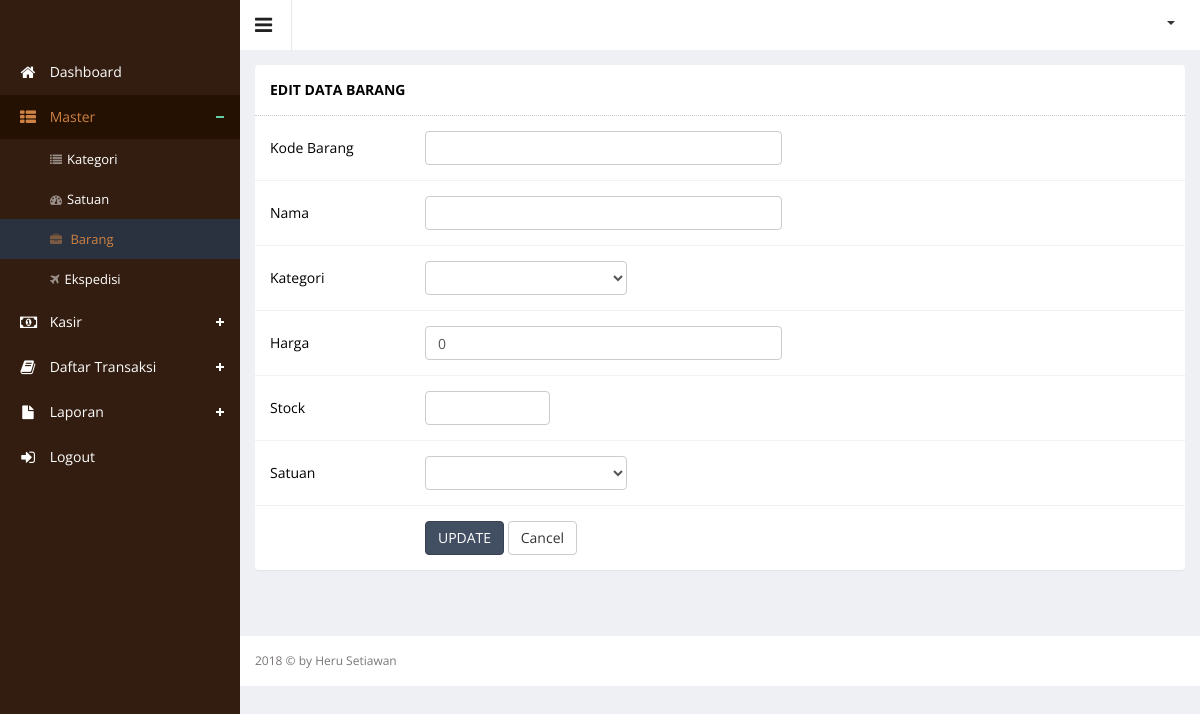
The app's page /index.php?hal=master/barang/edit&id=5 (signed in), older data.
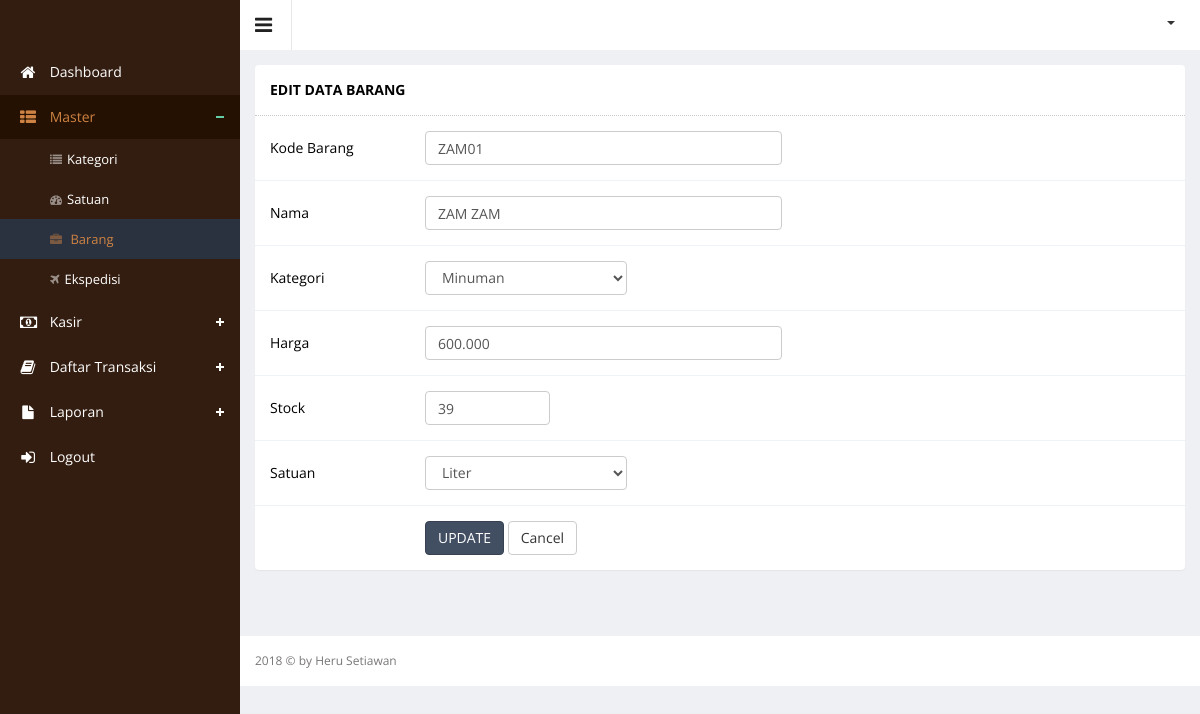
The same page, newer data.
### tables this page shows
CREATE TABLE `barang` (
  `id` int(11) NOT NULL,
  `kdbrg` varchar(50) NOT NULL,
  `nmbrg` varchar(100) NOT NULL,
  `harga` int(11) NOT NULL,
  `stock` int(11) NOT NULL,
  `tanggal` datetime NOT NULL,
  `category_id` int(11) NOT NULL,
  `id_satuan` int(11) NOT NULL
);

CREATE TABLE `category` (
  `category_id` int(11) NOT NULL,
  `category_name` varchar(250) DEFAULT NULL,
  `category_status` enum('Y','N') DEFAULT NULL
);

CREATE TABLE `satuan` (
  `id_satuan` int(5) NOT NULL,
  `nmsatuan` varchar(50) NOT NULL
);

### master/barang/edit.php (the view, shortened to what the changed rows need)
<?php
$id = $_GET['id'];
$queryRowProduct = $connect->query("SELECT barang.id, barang.kdbrg, barang.nmbrg, barang.harga, barang.stock, category.category_id, category.category_name, satuan.id_satuan, satuan.nmsatuan
                             FROM barang
                             JOIN category ON barang.category_id = category.category_id
                             JOIN satuan ON barang.id_satuan = satuan.id_satuan
                             where id = '".$id."'");
$rowProduct = mysqli_fetch_array($queryRowProduct);
 ?>
        <div class="wrapper">
            <div class="row">
                <div class="col-lg-12">
                    <section class="panel">
                        <header class="panel-heading">
                           EDIT DATA BARANG
                        </header>
                        <div class="panel-body">
                            <div class=" form">
                                <form class="cmxform form-horizontal adminex-form" id="commentForm" method="POST" enctype="multipart/form-data"  action="">
                                    <div class="form-group ">
                                        <label for="kode_barang" class="control-label col-lg-2" style="text-align: left;">Kode Barang</label>
                                        <div class="col-lg-5">
                                            <input class=" form-control" id="kode_barang" name="kode_barang" minlength="2" type="text" value="<?php echo $rowProduct['kdbrg']  ?>" required/>
                                        </div>
                                    </div>
                                    <div class="form-group ">
                                        <label for="cname" class="control-label col-lg-2" style="text-align: left;">Nama</label>
                                        <div class="col-lg-5">
                                            <input class=" form-control" id="cname" name="product_name" minlength="2" type="text" value="<?php echo $rowProduct['nmbrg']  ?>" required/>
                                        </div>
                                    </div>
                                     <div class="form-group ">
                                        <label for="cemail" class="control-label col-lg-2" style="text-align: left;">Kategori</label>
                                        <div class="col-lg-3">
                                            <select name="product_category" class="form-control " required>
                                                <option value="<?=$rowProduct['category_id']?>"><?=$rowProduct['category_name']?></option>
                                            <?php
                                              $queryCategory = $connect->query("SELECT * FROM category WHERE category_status = 'Y' ORDER BY  category_id DESC");
                                              while ($rowCategory  = mysqli_fetch_array($queryCategory)) {
                                                ?>
                                                 <option value="<?php echo $rowCategory['category_id']; ?>"><?php echo $rowCategory['category_name'] ?></option>
                                            <?php
                                            } ?>
                                            </select>
                                        </div>
                                    </div>
                                    <div class="form-group ">
                                        <label for="cemail" class="control-label col-lg-2" style="text-align: left;">Harga </label>
                                        <div class="col-lg-5">
                                            <input class="form-control " id="tanpa-rupiah" type="text" name="product_price" value="<?php echo number_format($rowProduct['harga'], 0, ',', '.');  ?>" required />
                                        </div>
                                    </div>
                                    <div class="form-group ">
                                        <label for="curl" class="control-label col-lg-2" style="text-align: left;">Stock</label>
                                        <div class="col-lg-2">
                                            <input class="form-control " id="tanpa-rupiah" type="text" name="product_stock" value="<?php echo $rowProduct['stock']; ?>" />
                                        </div>
                                    </div>
                                     <div class="form-group ">
                                        <label for="cemail" class="control-label col-lg-2" style="text-align: left;">Satuan</label>
                                        <div class="col-lg-3">
                                            <select name="satuan" class="form-control " >
                                                <option value="<?=$rowProduct['id_satuan']?>"><?=$rowProduct['nmsatuan']?></option>
                                            <?php
                                              $queryCategory = $connect->query("SELECT * FROM satuan ORDER BY id_satuan DESC");
                                              while ($rowCategory  = mysqli_fetch_array($queryCategory)) {
                                            ?>
                                                <option value="<?php echo $rowCategory['id_satuan']; ?>"><?php echo $rowCategory['nmsatuan'] ?></option>
                                            <?php
                                                } ?>
                                            </select>
                                        </div>
                                    </div>
                                    <div class="form-group">
                                        <div class="col-lg-offset-2 col-lg-5">
                                            <button class="btn btn-primary" type="submit" name="ubah">UPDATE</button>
                                            <a href="?hal=master/barang/list">
                                            <button class="btn btn-default" type="button">Cancel</button>
                                            </a>
                                        </div>
                                    </div>
                                </form>
                            </div>
                        </div>
                    </section>
                </div>
            </div>
        </div>

Row changes from the older to the newer data that the page shows:
now on this page (row edited): barang: kode_barang "ZAM01", product_name "ZAM ZAM", product_category "Minuman", product_price "600.000", product_stock "39", satuan "Liter"
Text that changed along with them:
form field product_price: "0" → (not shown)
